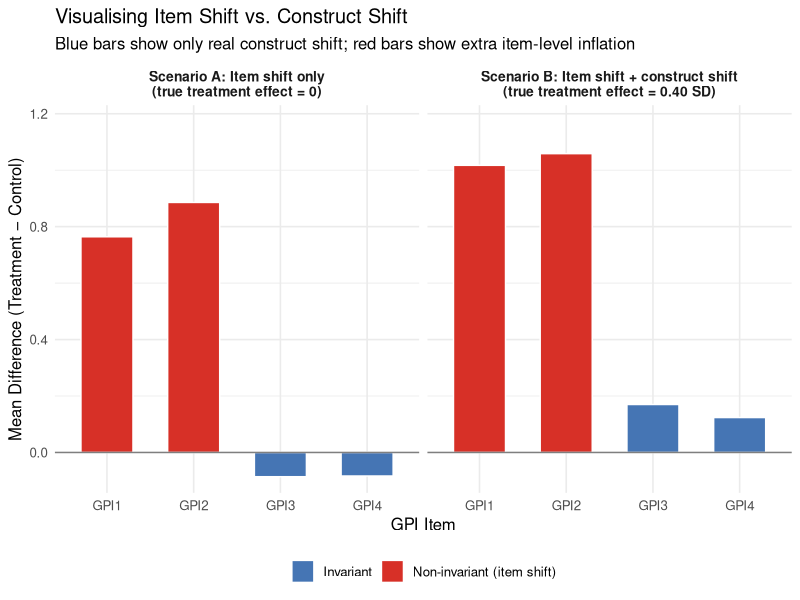

This chart was generated by the following R code: (Note: this script raises an error after producing the figure.)
## ---- chunk 1
knitr::opts_chunk$set(
  echo = TRUE,
  fig.width = 8,
  fig.height = 5,
  fig.path = "figs/",
  dev = "svg"
)

dir.create("figs", recursive = TRUE, showWarnings = FALSE)
## ---- chunk 2
#| code-summary: "▶ Load required packages"
# Uncomment to install if needed:
# install.packages(c("lavaan", "semTools", "MASS", "ggplot2",
#                    "dplyr", "tidyr", "corrplot", "knitr", "lmtest",
#                    "mclust", "dbscan"))

library(lavaan)       # CFA and SEM (Cases 1 and 3)
library(semTools)     # htmt() and auxiliary SEM tools (Cases 1 and 3)
library(MASS)         # mvrnorm(): generate multivariate normal data (all cases)
library(ggplot2)      # Visualizations (all cases)
library(dplyr)        # Data manipulation (all cases)
library(tidyr)        # Data reshaping (Cases 2 and 3)
library(corrplot)     # Correlation heatmap (Case 1)
library(knitr)        # Nicely formatted tables (all cases)
library(lmtest)       # Breusch-Pagan heteroskedasticity test (Case 2)
library(mclust)       # Gaussian mixture models / latent class analysis (Case 4)
library(dbscan)       # Local outlier factor and DBSCAN clustering (Case 5)

# ── Helper objects shared with Cases 1 and 3 ──────────────────────────────────
# Factor correlation matrix used in simulation
phi_pop <- matrix(
  c(1.00, 0.93, 0.45,
    0.93, 1.00, 0.50,
    0.45, 0.50, 1.00),
  nrow = 3, byrow = TRUE,
  dimnames = list(c("EC", "GPI", "BA"), c("EC", "GPI", "BA"))
)

# Item generation helper
gen_items <- function(latent, loadings) {
  sapply(loadings, function(lam) {
    lam * latent + sqrt(1 - lam^2) * rnorm(length(latent))
  })
}
## ---- chunk 3
#| code-summary: "▶ Simulate two non-invariance scenarios (A: item shift only; B: item + construct shift)"
set.seed(2025)
n3     <- 400
treat3 <- sample(c(0L, 1L), n3, replace = TRUE)

# ── Shared factor structure (same phi_pop as Case 1) ──────────────────────────
latent3  <- MASS::mvrnorm(n3, mu = c(0, 0, 0), Sigma = phi_pop)
EC_lat3  <- latent3[, 1]
BA_lat3  <- latent3[, 3]

lam_GPI3  <- c(0.80, 0.76, 0.82, 0.78)
item_shift <- c(0.80, 0.80, 0.00, 0.00)   # GPI1 and GPI2 shift; GPI3/GPI4 do not

# ── EC and BA: fully invariant across scenarios ────────────────────────────────
EC3_items <- gen_items(EC_lat3, c(0.78, 0.82, 0.74, 0.76))
BA3_items <- gen_items(BA_lat3, c(0.72, 0.76, 0.70))

# ── Scenario A: item shift ONLY — true latent GPI is unchanged by treatment ───
GPI_lat3a <- latent3[, 2]           # NO construct shift
GPI3a <- sapply(seq_along(lam_GPI3), function(i) {
  lam_GPI3[i] * GPI_lat3a +
    sqrt(1 - lam_GPI3[i]^2) * rnorm(n3) +
    item_shift[i] * treat3
})

df3a <- data.frame(
  condition = factor(treat3, labels = c("Control", "Green Marketing")),
  EC1 = EC3_items[,1], EC2 = EC3_items[,2], EC3 = EC3_items[,3], EC4 = EC3_items[,4],
  GPI1 = GPI3a[,1], GPI2 = GPI3a[,2], GPI3 = GPI3a[,3], GPI4 = GPI3a[,4],
  BA1 = BA3_items[,1], BA2 = BA3_items[,2], BA3 = BA3_items[,3]
)

# ── Scenario B: item shift + construct shift — TRUE effect = 0.40 SD ──────────
GPI_lat3b <- latent3[, 2] + 0.40 * treat3   # construct shift
GPI3b <- sapply(seq_along(lam_GPI3), function(i) {
  lam_GPI3[i] * GPI_lat3b +
    sqrt(1 - lam_GPI3[i]^2) * rnorm(n3) +
    item_shift[i] * treat3
})

df3b <- data.frame(
  condition = factor(treat3, labels = c("Control", "Green Marketing")),
  EC1 = EC3_items[,1], EC2 = EC3_items[,2], EC3 = EC3_items[,3], EC4 = EC3_items[,4],
  GPI1 = GPI3b[,1], GPI2 = GPI3b[,2], GPI3 = GPI3b[,3], GPI4 = GPI3b[,4],
  BA1 = BA3_items[,1], BA2 = BA3_items[,2], BA3 = BA3_items[,3]
)
## ---- chunk 4
#| code-summary: "▶ Plot: item mean differences across the two scenarios"
# Compute item mean differences for both scenarios
get_item_diffs <- function(df, scenario_label) {
  df |>
    group_by(condition) |>
    summarise(across(GPI1:GPI4, mean), .groups = "drop") |>
    pivot_longer(cols = GPI1:GPI4, names_to = "item", values_to = "mean_score") |>
    pivot_wider(names_from = condition, values_from = mean_score) |>
    mutate(
      difference = `Green Marketing` - Control,
      scenario   = scenario_label,
      type       = if_else(item %in% c("GPI1", "GPI2"),
                           "Non-invariant (item shift)",
                           "Invariant")
    )
}

diffs_a <- get_item_diffs(df3a, "Scenario A: Item shift only\n(true treatment effect = 0)")
diffs_b <- get_item_diffs(df3b, "Scenario B: Item shift + construct shift\n(true treatment effect = 0.40 SD)")
all_diffs <- bind_rows(diffs_a, diffs_b)

# Expected construct-only difference: 0.40 * loading for items 3 & 4 (scenario B)
expected_b <- 0.40 * mean(lam_GPI3[3:4])

ggplot(all_diffs, aes(x = item, y = difference, fill = type)) +
  geom_col(width = 0.6, colour = "white") +
  geom_hline(yintercept = 0, colour = "grey50", linewidth = 0.5) +
  facet_wrap(~ scenario) +
  scale_fill_manual(
    values = c("Non-invariant (item shift)" = "#d73027",
               "Invariant"                  = "#4575b4"),
    name = NULL
  ) +
  scale_y_continuous(expand = expansion(mult = c(0.05, 0.15))) +
  labs(
    x        = "GPI Item",
    y        = "Mean Difference (Treatment − Control)",
    title    = "Visualising Item Shift vs. Construct Shift",
    subtitle = "Blue bars show only real construct shift; red bars show extra item-level inflation"
  ) +
  theme_minimal(base_size = 12) +
  theme(legend.position = "bottom",
        strip.text = element_text(face = "bold", size = 10))
## ---- chunk 5
#| code-summary: "▶ Fit configural, metric, and scalar invariance models"
invar_model <- '
  EC  =~ EC1 + EC2 + EC3 + EC4
  GPI =~ GPI1 + GPI2 + GPI3 + GPI4
  BA  =~ BA1  + BA2  + BA3
'

# Fit the three-model sequence on Scenario B
fit_config <- cfa(invar_model, data = df3b, group = "condition", std.lv = TRUE)
fit_metric <- cfa(invar_model, data = df3b, group = "condition",
                  group.equal = "loadings", std.lv = TRUE)
fit_scalar <- cfa(invar_model, data = df3b, group = "condition",
                  group.equal = c("loadings", "intercepts"), std.lv = TRUE)
## ---- chunk 6
#| code-summary: "▶ Likelihood ratio test sequence"
# Likelihood ratio test: significant Δχ² = adding the constraint worsens fit
lrt_result <- lavTestLRT(fit_config, fit_metric, fit_scalar)
print(lrt_result)
## ---- chunk 7
#| code-summary: "▶ Model fit indices table"
extract_fit <- function(fit, label) {
  fi <- fitmeasures(fit, c("chisq", "df", "cfi", "rmsea", "srmr"))
  data.frame(
    Model = label,
    Chisq = round(as.numeric(fi["chisq"]), 1),
    df    = as.integer(fi["df"]),
    CFI   = round(as.numeric(fi["cfi"]),   3),
    RMSEA = round(as.numeric(fi["rmsea"]), 3),
    SRMR  = round(as.numeric(fi["srmr"]),  3)
  )
}

fit_summary <- rbind(
  extract_fit(fit_config, "Configural"),
  extract_fit(fit_metric, "Metric"),
  extract_fit(fit_scalar, "Scalar (full)")
)
rownames(fit_summary) <- NULL

kable(fit_summary,
      col.names = c("Model", "χ²", "df", "CFI", "RMSEA", "SRMR"),
      caption   = "Model Fit Across the Invariance Sequence (Scenario B)")
## ---- chunk 8
#| code-summary: "▶ Modification indices — find non-invariant items"
mi_scalar     <- modindices(fit_scalar, sort. = TRUE)
mi_intercepts <- mi_scalar |>
  filter(op == "~1") |>
  arrange(desc(mi)) |>
  dplyr::select(lhs, op, block, mi, epc)

kable(
  head(mi_intercepts, 10),
  col.names = c("Item", "Type", "Group block", "Mod. Index (MI)", "Expected Change"),
  digits    = 2,
  caption   = "Top Modification Indices for Item Intercepts (Scalar Model, Scenario B)"
)
## ---- chunk 9
#| code-summary: "▶ Score-test approach to pinpoint non-invariant items"
# lavaan::lavTestScore provides score statistics for each equality constraint.
# Constraints with large X² are the ones most responsible for the scalar model
# failing — these are the non-invariant items.
score_test <- lavaan::lavTestScore(fit_scalar, cumulative = TRUE)

# Extract intercept constraints (op == "~1") and rank by score statistic
score_uni <- as.data.frame(score_test$uni)
score_intercepts <- score_uni[score_uni$op == "~1", ] |>
  dplyr::arrange(dplyr::desc(X2))

kable(
  head(score_intercepts, 8),
  col.names = c("Item", "Type", "RHS", "Score Stat. (X²)", "df", "p-value"),
  digits    = 3,
  caption   = "Score Tests: Intercept Constraints Ranked by Misfit (Scalar Model, Scenario B)"
)
## ---- chunk 10
#| code-summary: "▶ Fit partial scalar invariance model"
fit_partial <- cfa(invar_model, data = df3b, group = "condition",
                   group.equal   = c("loadings", "intercepts"),
                   group.partial = c("GPI1~1", "GPI2~1"),
                   std.lv = TRUE)

lrt_partial <- lavTestLRT(fit_metric, fit_partial, fit_scalar)
print(lrt_partial)
## ---- chunk 11
#| code-summary: "▶ Full fit comparison (configural through full scalar)"
fit_summary2 <- rbind(
  extract_fit(fit_config,  "Configural"),
  extract_fit(fit_metric,  "Metric"),
  extract_fit(fit_partial, "Partial scalar (GPI1, GPI2 freed)"),
  extract_fit(fit_scalar,  "Full scalar")
)
rownames(fit_summary2) <- NULL
kable(fit_summary2,
      col.names = c("Model", "χ²", "df", "CFI", "RMSEA", "SRMR"),
      caption   = "Model Fit Including Partial Invariance Model (Scenario B)")
## ---- chunk 12
#| code-summary: "▶ Compare latent mean estimates across models"
get_lv_mean <- function(fit, lv = "GPI") {
  pe     <- parameterEstimates(fit)
  lv_row <- pe[pe$op == "~1" & pe$lhs == lv & pe$group == 2, ]
  if (nrow(lv_row) == 0) return(NA_real_)
  lv_row$est[1]
}

lv_scalar  <- get_lv_mean(fit_scalar)
lv_partial <- get_lv_mean(fit_partial)

latent_comparison <- data.frame(
  Model = c("Full scalar (ignores item shift — biased)",
            "Partial scalar (accounts for item shift — corrected)",
            "True value — known from Scenario B simulation"),
  GPI_latent_mean = round(c(lv_scalar, lv_partial, 0.40), 3)
)

kable(latent_comparison,
      col.names = c("Model", "Estimated GPI Latent Mean Difference (Treatment vs. Control)"),
      caption   = "How Non-Invariance Inflates the Estimated Treatment Effect")
